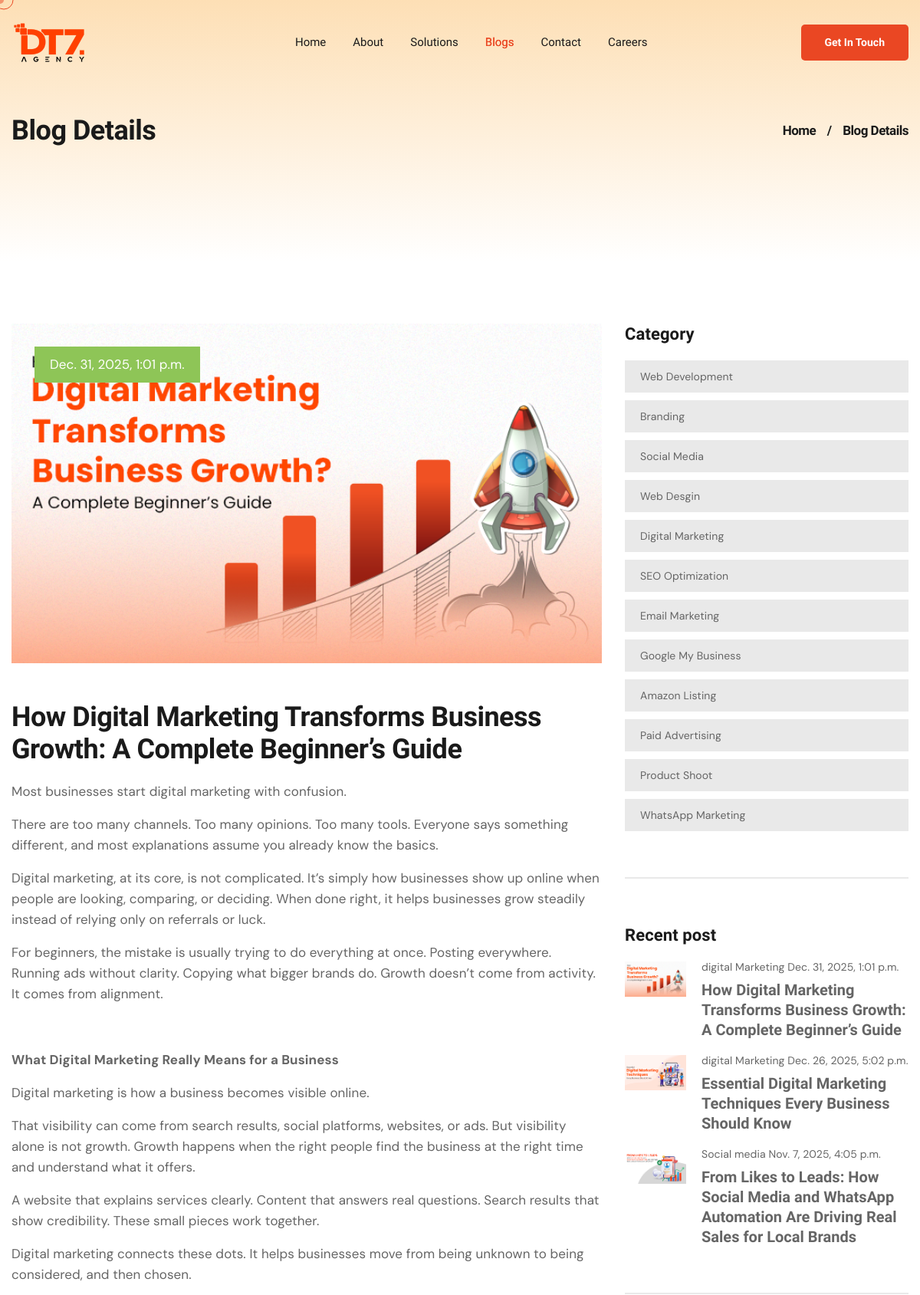
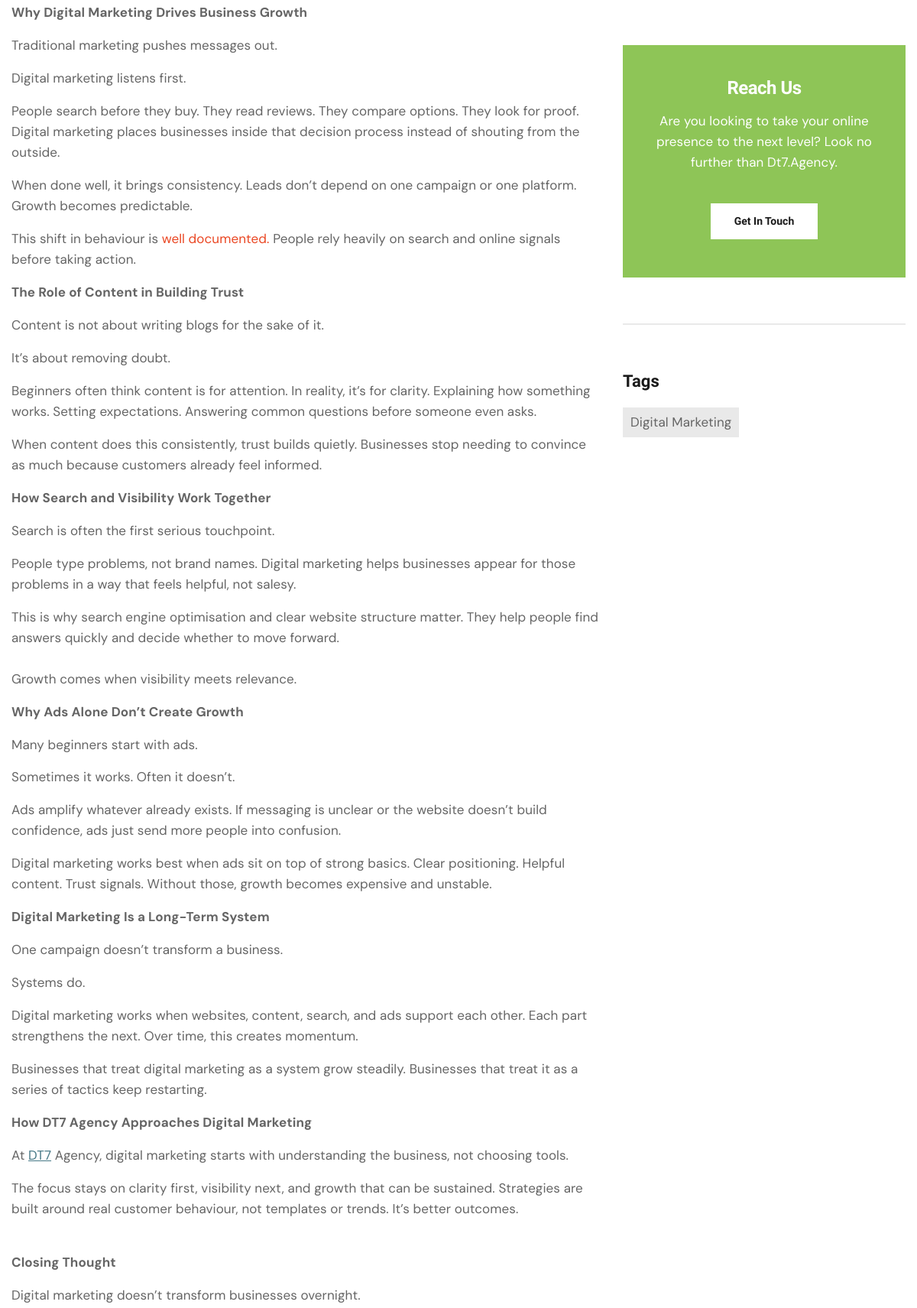
/blog/digital-marketing-business-growth-beginners-guide (upper part), run on the app's committed database (2 pictures, top to bottom).
### DT7App/models.py (models this page shows, shortened)
class BlogPost(models.Model):
    Id = models.AutoField(primary_key=True)
    Category = models.ForeignKey(Category,on_delete=models.CASCADE,related_name='categories')
    Title =  models.CharField(max_length=225,default="title")
    Image1 = models.ImageField(upload_to='uploads/')
    Body = RichTextField(blank=True,null=True)
    Sluglink = models.CharField(max_length=200 ,blank=True,null=True)
    Tags = models.CharField(max_length=100 )
    CreatedName =  models.CharField(max_length=100)
    Create_at = models.DateTimeField(default=datetime.now)
    status = models.IntegerField(choices=STATUS, default=0)
    MetaTitle = models.CharField(max_length=255, blank=True,default="", null=True)
    MetaDescription = models.CharField(max_length=255, blank=True,default="", null=True)
    MetaKeywords = models.CharField(max_length=255, blank=True,default="", null=True)
    class Meta:
        ordering = ['-Create_at']

class Category(models.Model):
        Name = models.CharField(max_length=30,default="heading")
        Created = models.DateTimeField(default=datetime.now)
        def __str__(self):
            return self.Name
        class Meta:
            verbose_name ='Category'
            verbose_name_plural = 'Categories'

### DT7App/views.py (the view)
# urls.py: path('blog/<str:slug>', Blogdetails , name='blog'),
def Blogdetails(request,slug):
    blog_list = BlogPost.objects.filter().order_by('-Id')[:3]
    selectpost = BlogPost.objects.get(Sluglink=slug)
    totalcategories = Category.objects.all()
    all_posts = BlogPost.objects.order_by('Id')
    faqs = selectpost.faqs.all()  # Get related FAQs
    selected_index = None
    for i, post in enumerate(all_posts):
        if post == selectpost:
            selected_index = i
            break
    previous_post = None
    next_post = None
    if selected_index is not None:
        if selected_index > 0:
            previous_post = all_posts[selected_index - 1]
        else:
            previous_post = all_posts.last()
        if selected_index < len(all_posts) - 1:
            next_post = all_posts[selected_index + 1]
        else:
            next_post = all_posts.first()
    context =  {'selectpost':selectpost,'totalcategories':totalcategories,'blog_list':blog_list, 'meta_title': selectpost.MetaTitle,
        'meta_description': selectpost.MetaDescription,
        'meta_tags': selectpost.MetaKeywords,'previous_post': previous_post,'canonical_url':selectpost.Sluglink,
        'next_post': next_post,'navbar':'Blog', 'faqs': faqs}
    print(selectpost.MetaKeywords)
    return render(request, 'uifiles/blogdetails.html',context)

### DT7App/context_processors.py (called while the page is built)
def get_client_ip(request):
    x_forwarded_for = request.META.get('HTTP_X_FORWARDED_FOR')
    if x_forwarded_for:
        ip = x_forwarded_for.split(',')[0]
    else:
        ip = request.META.get('REMOTE_ADDR')
    return ip

def get_geolocation(ip):
    url = f'http://ip-api.com/json/{ip}'
    response = requests.get(url)
    if response.status_code == 200:
        data = response.json()
        city = data.get('city')  # Use .get() to handle missing keys
        if city:
            return city
        else:
            return "City not found"  # Default message if 'city' is missing
    else:
        return f"Error: {response.status_code}"

def location_data(request):
    user_ip = get_client_ip(request)
    location_data = get_geolocation(user_ip)
    city = 'guntur'
    if location_data:
        city = location_data
    return {
        'city': city
    }

### templates/uifiles/blogdetails.html (shortened to what this page needs)
{% extends 'uifiles/blogbase.html' %}
{% load static %}
{% block content %}
        <section class="page-header">
            <div class="container">
                <div class="page-header__content">
                    <h2 class="page-header__title wow animated fadeInLeft" data-wow-delay="0.1s" data-wow-duration="1500ms">Blog Details</h2>
                    <ul class="digihub-breadcrumb">
                        <li><a href="/">Home</a></li>
                        <li>/</li>
                        <li><span>Blog Details</span></li>
                    </ul>
                </div>
            </div>
        </section>
        <section class="blog-details-page">
            <div class="container">
                <div class="row">
                    {% if selectpost %}
                    <div class="col-xl-8 col-lg-7">
                        <div class="blog-details-page__content">
                            <div class="blog-details-page__post wow animated fadeInUp" data-wow-delay="0.1s" data-wow-duration="1500ms">
                                <div class="blog-details-page__post-img-box">
                                    <img src="/media/{{selectpost.Image1}}" alt="assets/images/blog/blog-details-1.jpg" class="blog-details-page__post-img">
                                    <p class="blog-details-page__post-date">{{selectpost.Create_at}}</p>
                                </div>
                                <div class="blog-details-page__post-content">
                                    <h1 class="blog-details-page__post-title">{{selectpost.Title}}</h1>
                                    <p class="blog-details-page__post-desc"> {{selectpost.Body|safe}}</p>
                                </div>
                            </div>
                        </div>
                    </div>
                    {% endif %}
                    <div class="col-xl-4 col-lg-5">
                        <div class="page-sidebar">
                            <div class="page-sidebar__category page-sidebar__single wow animated fadeInLeft" data-wow-delay="0.1s" data-wow-duration="1500ms">
                                <h3 class="page-sidebar__category-title page-sidebar__title">Category</h3>
                                <ul class="page-sidebar__category-list">
                                    {% for category in totalcategories %}
                                    <li class="page-sidebar__category-item">
                                        <a href="#" class="page-sidebar__category-link"><span>{{ category.Name }}</span> </a>
                                    </li>
                                    {% endfor %}
                                </ul>
                            </div>
                            <div class="page-sidebar__line page-sidebar__single"></div>
                            <div class="page-sidebar__post page-sidebar__single wow animated fadeInLeft" data-wow-delay="0.1s" data-wow-duration="1500ms">
                                <h3 class="page-sidebar__post-title page-sidebar__title">Recent post</h3>
                                {% for blogitem in blog_list %}
                                <div class="page-sidebar__post-box">
                                    <a href="/blog/{{blogitem.Sluglink}}" class="page-sidebar__post-img-box">
                                        <img src="/media/{{blogitem.Image1}}" alt="post" class="page-sidebar__post-img">
                                    </a>
                                    <div class="page-sidebar__post-content">
                                        <p class="page-sidebar__post-date"><span>{{blogitem.Category}}</span> <span>{{blogitem.Create_at}}</span></p>
                                        <a href="/blog/{{blogitem.Sluglink}}" class="page-sidebar__post-title-link">{{blogitem.Title}}</a>
                                    </div>
                                </div>
                                {% endfor %}
                            </div>
                            <div class="page-sidebar__line page-sidebar__single"></div>
                            <div class="page-sidebar__offer page-sidebar__single wow animated fadeInLeft" data-wow-delay="0.1s" data-wow-duration="1500ms">
                                <h3 class="page-sidebar__offer-title">Reach Us</h3>
                                <p class="page-sidebar__offer-desc">Are you looking to take your online presence to the next level? Look no further than Dt7.Agency.</p>
                                <a href="/contact/" class="page-sidebar__offer-btn digihub-btn digihub-btn--primary"  data-bs-toggle="modal" data-bs-target="#exampleModal">Get In Touch </a>
                            </div>
                            <div class="page-sidebar__line page-sidebar__single"></div>
                            <div class="page-sidebar__tag page-sidebar__single wow animated fadeInLeft" data-wow-delay="0.1s" data-wow-duration="1500ms">
                                <h3 class="page-sidebar__tag-title page-sidebar__title">Tags</h3>
                                <div class="page-sidebar__tag-box">
                                    <a href="#" class="page-sidebar__tag-btn">{{selectpost.Tags}}</a>
                                </div>
                            </div>
                        </div>
                    </div>
                </div>
            </div>
        </section>
{% endblock %}

### static/assets/css/custom.css (style rules this page uses)
.digihub-btn { padding: 13px 31px !important; }

### data on the page
BlogPost: Image1 (picture), Create_at "Dec. 31, 2025, 1:01 p.m.", Title "How Digital Marketing Transforms Business Growth: A Complete Beginner’s Guide", Body "Most businesses start digital marketing with confusion. There are too many channels. Too many opinions. Too many tools. Everyone says something different, and most explanations assume you already know the basics. Digital marketing, at its core, is not complicated. It’s simply how businesses show up online when people are looking, comparing, or deciding. When done right, it helps businesses grow steadily instead of relying only on referrals or luck. For beginners, the mistake is usually trying to do everything at once. Posting everywhere. Running ads without clarity. Copying what bigger brands do. Growth doesn’t come from activity. It comes from alignment. What Digital Marketing Really Means…", Category "digital Marketing", Tags "Digital Marketing"
Category: Name "Web Development"
Category: Name "Branding"
Category: Name "Social Media"
Category: Name "Web Desgin"
Category: Name "Digital Marketing"
Category: Name "SEO Optimization"
Category: Name "Email Marketing"
Category: Name "Google My Business"
Category: Name "Amazon Listing"
Category: Name "Paid Advertising"
Category: Name "Product Shoot"
Category: Name "WhatsApp Marketing"
BlogPost: Image1 (picture), Category "digital Marketing", Create_at "Dec. 26, 2025, 5:02 p.m.", Title "Essential Digital Marketing Techniques Every Business Should Know"
BlogPost: Image1 (picture), Category "Social media", Create_at "Nov. 7, 2025, 4:05 p.m.", Title "From Likes to Leads: How Social Media and WhatsApp Automation Are Driving Real Sales for Local Brands"
